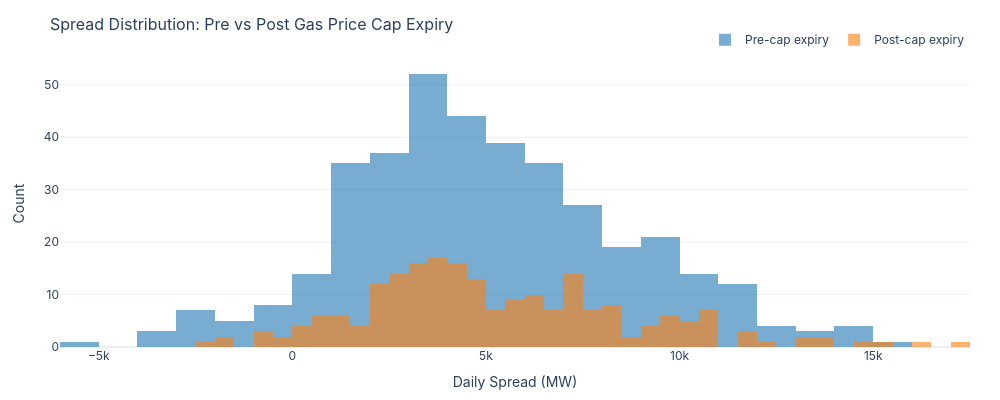

Notebook source saved alongside this figure:
### Code cell
# Distribution comparison
fig = go.Figure()
fig.add_trace(go.Histogram(x=pre_spread, name='Pre-cap expiry',
                            marker_color=COLORS['primary'], opacity=0.6, nbinsx=40))
fig.add_trace(go.Histogram(x=post_spread, name='Post-cap expiry',
                            marker_color=COLORS['secondary'], opacity=0.6, nbinsx=40))
fig.update_layout(barmode='overlay')
apply_layout(fig, title='Spread Distribution: Pre vs Post Gas Price Cap Expiry',
             xaxis_title='Daily Spread (MW)', yaxis_title='Count', height=400)
fig.show()

### Figure 1 — Plotly figure (JSON) as saved in the notebook; plotly's stock layout.template omitted (floating-point values rounded to 4 significant figures; data arrays with more than 128 entries replaced by an {"elided": "..."} marker saying what was removed)
{"data": [{"marker": {"color": "#1f77b4"}, "name": "Pre-cap expiry", "nbinsx": 40, "opacity": 0.6, "type": "histogram", "x": {"elided": "385 float values"}}, {"marker": {"color": "#ff7f0e"}, "name": "Post-cap expiry", "nbinsx": 40, "opacity": 0.6, "type": "histogram", "x": {"elided": "214 float values"}}], "layout": {"barmode": "overlay", "font": {"family": "Inter, Arial, sans-serif", "size": 12}, "height": 400, "hovermode": "x unified", "legend": {"orientation": "h", "x": 1, "xanchor": "right", "y": 1.02, "yanchor": "bottom"}, "margin": {"b": 50, "l": 60, "r": 30, "t": 60}, "title": {"font": {"size": 16}, "text": "Spread Distribution: Pre vs Post Gas Price Cap Expiry"}, "width": 1000, "xaxis": {"title": {"text": "Daily Spread (MW)"}}, "yaxis": {"title": {"text": "Count"}}}}
